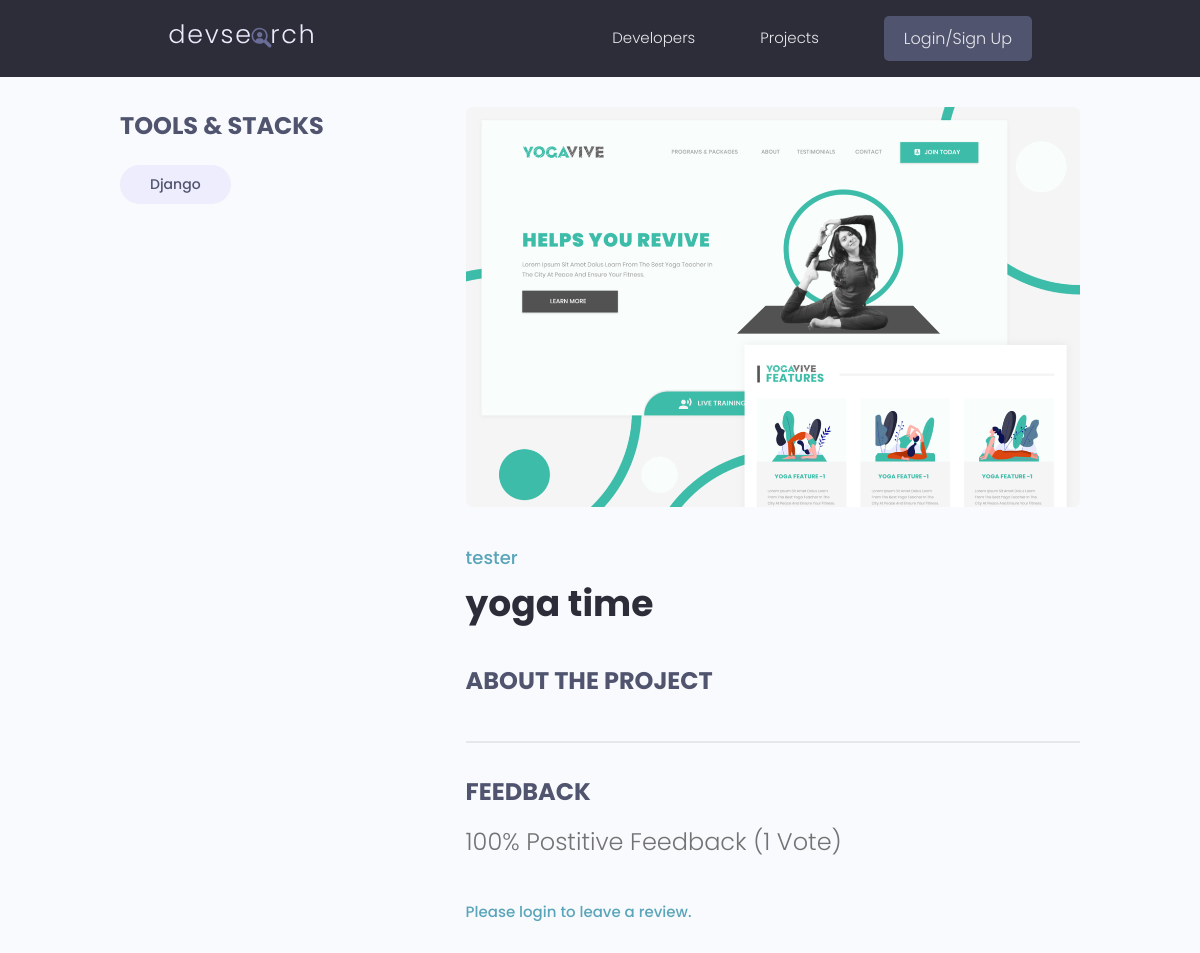
The page /projects/project/b4eada8a-a2ff-4243-9259-b03c98a33c59/ on the database as committed earlier.
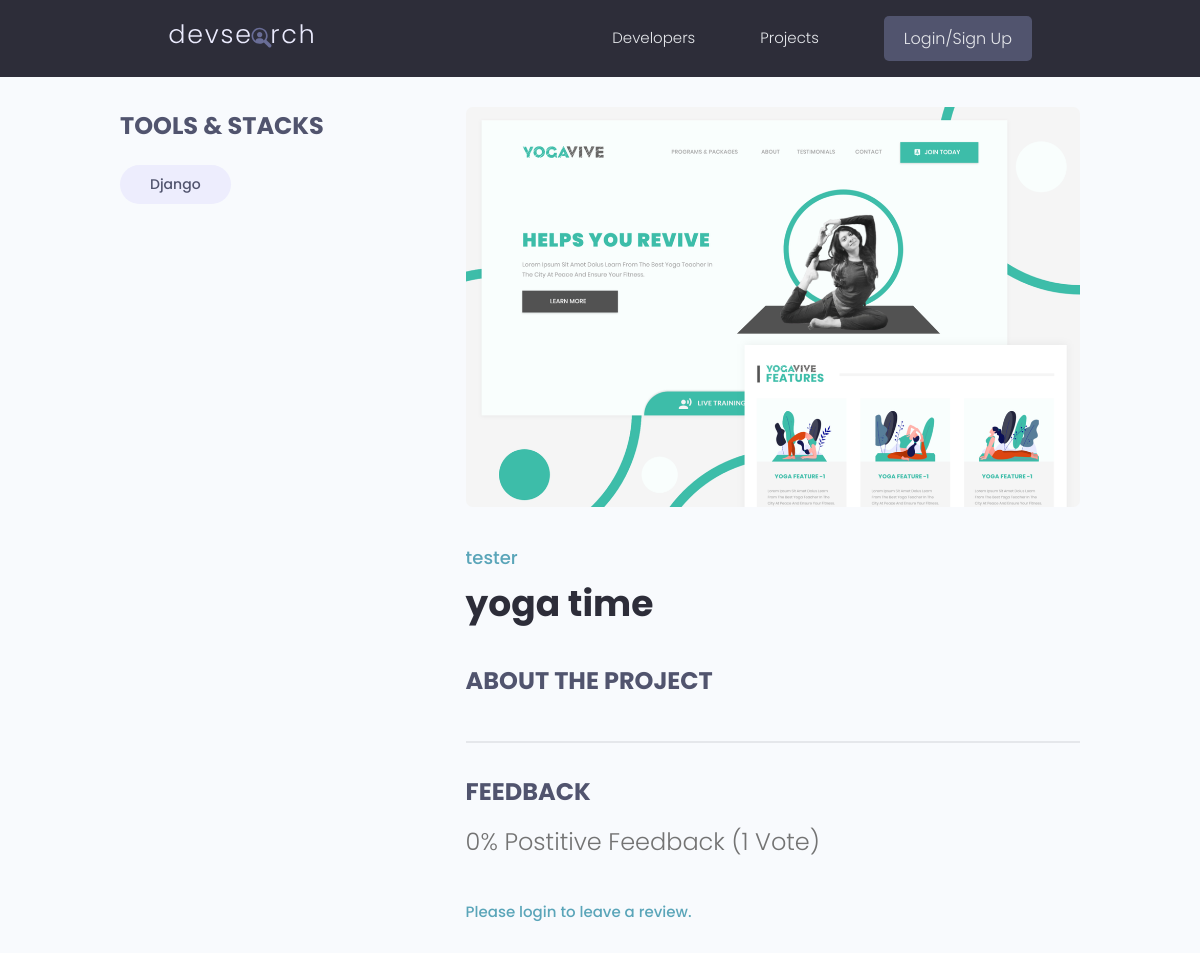
The same page on the database as committed later.
### projects/models.py (models this page shows, shortened)
class Project(models.Model):
    owner = models.ForeignKey(Profile, null=True, blank=True, on_delete=models.SET_NULL)
    title = models.CharField(max_length=100)
    description = models.TextField(null=True, blank=True)
    featured_image = models.ImageField(null=True, blank=True, default='default.jpg')
    demo_link = models.CharField(max_length=2000, null=True, blank=True)
    source_link = models.CharField(max_length=2000, null=True, blank=True)
    vote_total = models.IntegerField(default=0, null=True, blank=True)
    vote_ratio = models.IntegerField(default=0, null=True, blank=True)
    tags = models.ManyToManyField('Tag', blank=True)
    created = models.DateTimeField(auto_now_add=True)
    id = models.UUIDField(default=uuid.uuid4, unique=True, primary_key=True, editable=False)
    class Meta:
        ordering = ['-vote_ratio', '-vote_total', 'title']
    @property
    def reviewers(self):
        queryset = self.review_set.all().values_list('owner__id', flat=True)
        return queryset

### user/models.py (models this page shows, shortened)
class Profile(models.Model):
    user = models.OneToOneField(
        User, on_delete=models.CASCADE, null=True, blank=True)
    name = models.CharField(max_length=200, blank=True, null=True)
    email = models.EmailField(max_length=500, blank=True, null=True)
    username = models.CharField(max_length=200, blank=True, null=True)
    location = models.CharField(max_length=200, blank=True, null=True)
    short_intro = models.CharField(max_length=200, blank=True, null=True)
    bio = models.TextField(blank=True, null=True)
    profile_image = models.ImageField(
        null=True, blank=True, upload_to='profiles/', default="profiles/user-default.png")
    social_github = models.CharField(max_length=200, blank=True, null=True)
    social_twitter = models.CharField(max_length=200, blank=True, null=True)
    social_linkedin = models.CharField(max_length=200, blank=True, null=True)
    social_youtube = models.CharField(max_length=200, blank=True, null=True)
    social_website = models.CharField(max_length=200, blank=True, null=True)
    created = models.DateTimeField(auto_now_add=True)
    id = models.UUIDField(default=uuid.uuid4, unique=True,
                          primary_key=True, editable=False)

### projects/views.py (the view, shortened to what this page needs)
# urls.py: path('project/<str:pk>/', views.project, name='project'),
def project(request, pk):
    projectObj = Project.objects.get(id = pk)
    form = ReviewForm()
    tags = projectObj.tags.all()
    context = {'project': projectObj, 'tags': tags, 'form': form}
    return render(request, 'projects/single-project.html', context)

### projects/models.py (called while the page is built)
    def __str__(self):
        return self.name

### projects/templates/projects/single-project.html (shortened to what this page needs)
{% extends 'main.html' %}
{% block content %}
  <main class="singleProject my-md">
    <div class="container">
      <div class="layout">
        <div class="column column--1of3">
          <h3 class="singleProject__subtitle">Tools & Stacks</h3>
          <div class="singleProject__toolStack">
          {% for tag in tags %}
            <span class="tag tag--pill tag--sub tag--lg">
              <small>{{ tag }}</small>
            </span>
          {% endfor %}
          </div>
        </div>
        <div class="column column--2of3">
          <img class="singleProject__preview" src="{{ project.featured_image.url }}" alt="portfolio thumbnail" />
          <a href="profile.html" class="singleProject__developer">{{project.owner.name}}</a>
          <h2 class="singleProject__title">{{project.title}}</h2>
          <h3 class="singleProject__subtitle">About the Project</h3>
          <div class="comments">
            <h3 class="singleProject__subtitle">Feedback</h3>
            <h5 class="project--rating">
              {{ project.vote_ratio }}% Postitive Feedback ({{project.vote_total}} Vote{{project.vote_total|pluralize:"s"}})
            </h5>
            {% if request.user.profile.id in project.reviewers %}
            <p>You have already submitted your review for this project.</p>
            {% elif request.user.profile == project.owner %}
            <p>You cannot leave a review of your own work</p>
            {% else %}
            <a href="{% url 'login' %}?next={{request.path}}">Please login to leave a review.</a>
            {% endif %}
          </div>
        </div>
      </div>
    </div>
  </main>
  {% endblock %}

Rows that differ between the two databases and show on the page:
changed Project "yoga time": vote_ratio "100" → "0"
